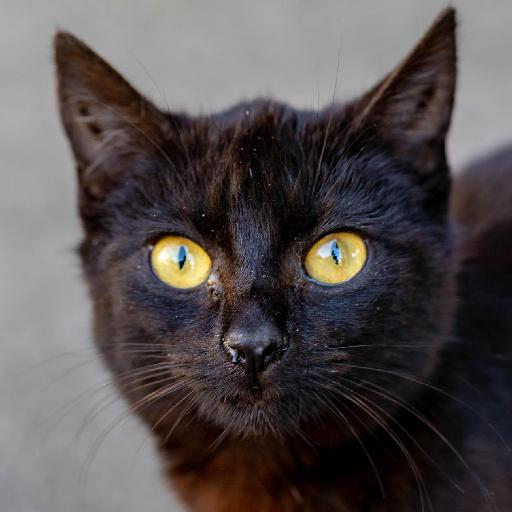
#> input picture non_faces/116.jpg, 512 x 512 px; its folder holds 4 pictures in this run
$ jupyter execute --allow-errors 'Eigenfaces Notebook.ipynb'
#> lines starting #> are read from the running program, lines starting #| are printed output that depends on the picture
# Assignment 1 - EigenFaces

## Importing Libraries

[cell 1]
import numpy as np
import pandas as pd
import cv2 as cv
import glob
import matplotlib.pyplot as plt

[cell 2]
# path if in local
path = './archive/s*'

# path if in colab
# path = '/content/drive/MyDrive/Pattern/eigen-faces/archive/s*'

## 1. Download the Dataset and Understand the Format (10 Points)
## 2. Generate the Data Matrix and the Label vector (10 Points)

[cell 3]
N = 10304
D = np.ones((1, N))

dirs = glob.glob(path)
y = np.array([])
for i, dir in enumerate(dirs, 1):
    for f in glob.glob(dir+"/*"):
        img = cv.imread(f, 0)
        img = np.reshape(img, (1, N))
        D = np.append(D, img, axis=0)
        y = np.append(y, i)

D = D[1:,]  # skip first row (1*N)


print(D.shape)
y = np.array(y)
print(y.shape)

## 3. Split the Dataset into Training and Test sets (10 Points)

[cell 4]
# training => odd
# testing => even
d_train, d_test = D[1::2], D[0::2]
y_train, y_test = y[1::2], y[0::2]

## 4. Classification using PCA (30 points)

[cell 5]
d_train.shape

[cell 6]
# compute mean
mean = np.mean(d_train,axis=0, keepdims=True)
print("Mean shape:", mean.shape)

# center data
Z = d_train - mean
print("Z shape:", Z.shape)

# compute covariance matrix
cov = np.cov(Z.T, bias=True)

# make sure covariance matrix is correct
# std = np.std(Z, axis=0)
# print("Covariance:", cov)
# print("Variance of each diagonal:", std * std)

# compute eigenvalues & eigenvectors
eival, eivec = np.linalg.eigh(cov)

# sort eigenval in descending order & corresponding eigenvec
# idx = np.argsort(eival)[::-1]
# eival = eival[idx]
# eivec = eivec[:,idx]

eival = eival[::-1]
eivec = eivec[:,::-1]

# add eigenvalues until explained variance >= alpha
eival_sum = np.sum(eival)

[cell 7]
alphas = [0.3, 0.4, 0.5, 0.6, 0.7, 0.8, 0.85, 0.9, 0.95]
proj_matrices = []
for alpha in alphas:
    # nominator of explained variance
    exp_var_nom = 0
    i = 0
    while(round(exp_var_nom/float(eival_sum), 2) < alpha and i < len(eival)-1):
        exp_var_nom += eival[i]
        i += 1
    print(i-1)
    proj_matrix = eivec[:, :i] # here we don't need to add 1 to i, since we post increment it
    proj_matrices.append(proj_matrix)

[cell 8]
from sklearn.neighbors import KNeighborsClassifier
from sklearn import metrics

def classify_knn(data_train, labels_train, data_test, labels_test, k=1):
    knn = KNeighborsClassifier(n_neighbors=k)
    knn.fit(data_train, labels_train)

    # we can calculate accuracy either way

    # labels_pred = knn.predict(data_test)
    #accuracy = metrics.accuracy_score(labels_test, labels_pred)

    accuracy = knn.score(data_test, labels_test)

    return accuracy

[cell 9]
scores = {}

#> (the rest of this cell did not finish here and is left out)

[cell 10]
# Accuracy vs alpha

scores_plt = (scores.items())
#> (the rest of this cell did not finish here and is left out)

## 5. Classification using LDA (30 points)

[cell 11]
# calculate class means
means = np.ones((40, N))

class_matrices = []

for i in range(40):
    class_matrix = d_train[i*5:(i+1)*5,:]
    mean = np.mean(class_matrix, axis=0, keepdims=True)
    means[i] = mean
    class_matrices.append(class_matrix)

overall_mean = np.mean(d_train, axis=0, keepdims=True)
#print(means)

[cell 12]
# calculate between-class scatter matrix
nk = 5
#> (the rest of this cell did not finish here and is left out)

[cell 13]
# calculate center class matrics
Zs = []
for i in range(40):
    Z = class_matrices[i] - means[i]
    Zs.append(Z)

#> (a cell that did not finish here is left out)

[cell 15]
def project(x, w):
    x = np.asarray(x)
    w = np.asarray(w)

    return np.dot(w,x.T).T
# print(v.shape)
#> (the rest of this cell did not finish here and is left out)

## 6. Classifier Tuning (20)

a. Set the number of neighbors in the K-NN classifier to 1,3,5,7.

**Tie breaking:**

* We left tie breaking to the default sklearn tie breaking strategy of KNeighborsClassifier

From the documentation for KNeighborsClassifier:

"Warning: Regarding the Nearest Neighbors algorithms, if it is found that two neighbors, neighbor k+1 and k, have identical distances but different labels, the results will depend on the ordering of the training data."

So, in the case of ties, the answer will be the class that happens to appear first in the set of neighbors.

### 6. 1 PCA Tuning

[cell 16]
Ks = [1, 3, 5, 7]

scores = {}

#> (the rest of this cell did not finish here and is left out)

[cell 17]
# plotting
max_accs = []

for k in scores:
    max_alpha = max(scores[k])
    max_acc = scores[k][max_alpha]
    max_accs.append(max_acc)

#> (the rest of this cell did not finish here and is left out)

### 6.2 LDA Tuning

[cell 18]
def project(x, w):
    x = np.asarray(x)
    w = np.asarray(w)

    return np.dot(w,x.T).T
# print(v.shape)
#> (the rest of this cell did not finish here and is left out)

[cell 19]
scores = {}
kk = []
Ks = [1, 3, 5, 7]

#> (the rest of this cell did not finish here and is left out)

#> (a cell that did not finish here is left out)

### Observations:

PCA performs better in case where number of samples per class is less. Whereas LDA works better with large dataset having multiple classes; class separability is an important factor while reducing dimensionality.

## 7. Compare with Non-face images (15 points)

### Load Dataset

[cell 21]
# Load non-faces equal in count to faces (200 train, 200 test)
# Labels: 1 --> Face, 0 --> Non-face

non_face_path = './non_faces'
N = 10304
d_non = np.ones((1, N))

y_non = np.array([])
i = 0
temp_img = np.array([92, 112])

for f in glob.glob(non_face_path+"/*"):
    if i == 400:
        break
    img = cv.imread(f, 0)
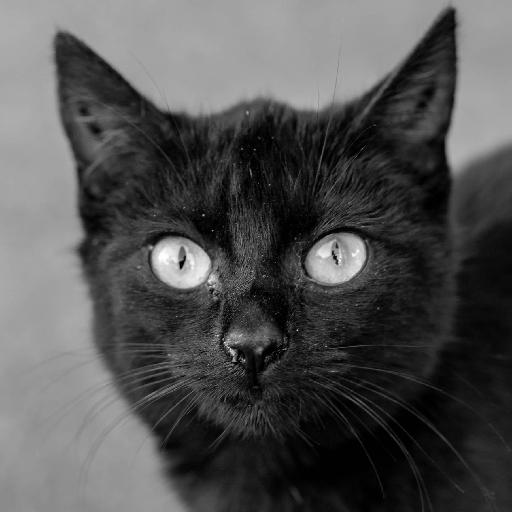
#> img: shape (512, 512); min 0, max 255, mean 81.4
    temp_img = img[:92, :112]
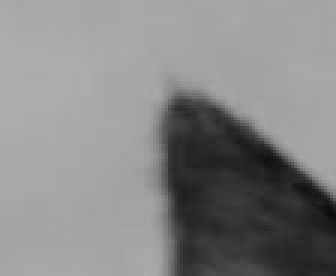
#> temp_img: shape (92, 112) (shown 3 times larger); min 8, max 173, mean 134.7
    img = temp_img
    img = np.reshape(img, (1, N))
    d_non = np.append(d_non, img, axis=0)
    y_non = np.append(y_non, 0)
    i+=1
#> pass 2 of the loop `for f in glob.glob(non_face_path+"/*"):`:
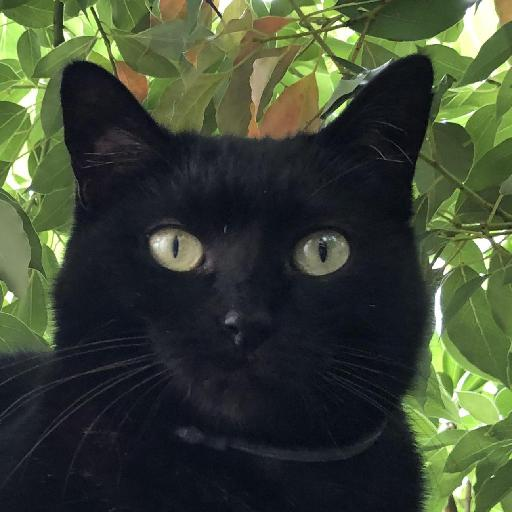
#> input picture non_faces/127.jpg, 512 x 512 px
#> `img = cv.imread(f, 0)`:
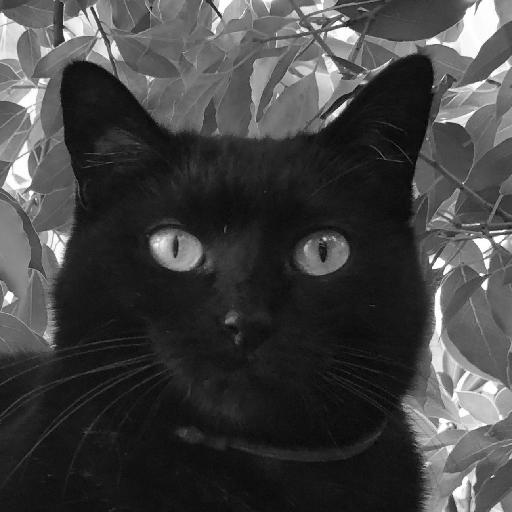
#> img: shape (512, 512); min 0, max 255, mean 65.8
#> `temp_img = img[:92, :112]`:
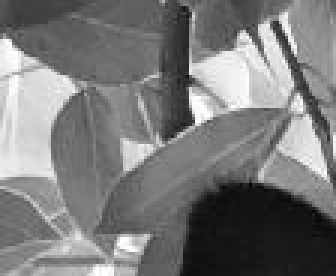
#> temp_img: shape (92, 112) (shown 3 times larger); min 3, max 255, mean 121.7
#> pass 3 of the loop `for f in glob.glob(non_face_path+"/*"):`:
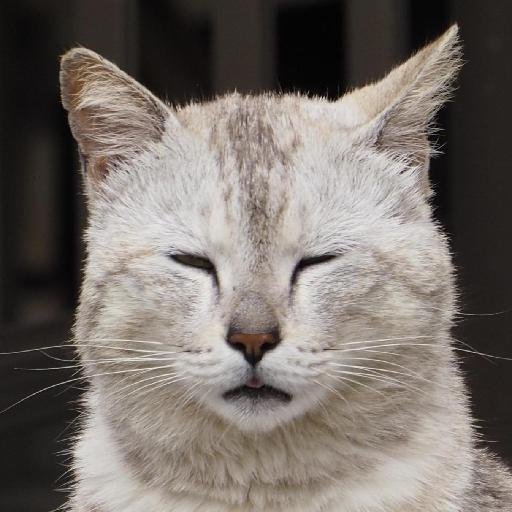
#> input picture non_faces/134.jpg, 512 x 512 px
#> `temp_img = img[:92, :112]`:
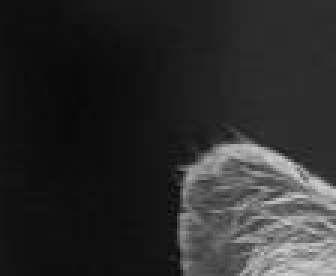
#> temp_img: shape (92, 112) (shown 3 times larger); min 7, max 209, mean 44.1
#> the loop made 4 passes; the first 3 are shown

d_non = d_non[1:,]  # skip first row (1*N)


print(d_non.shape)
#| (4, 10304)
y_non = np.expand_dims(np.array(y_non), 1)
print(y_non.shape)
